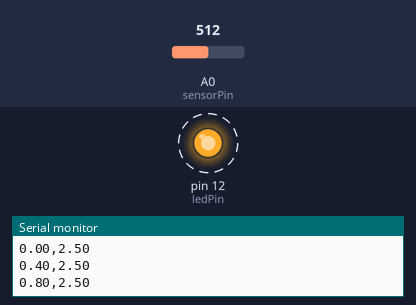
Bench run of a sketch on a simulated Arduino Uno, built with avr-gcc and run on an emulated ATmega328P. Parts: output pins drawn as LEDs (lit = HIGH), the last lines printed to the serial monitor. Dashed ring = blinking. The test bench sets the inputs (shaded band); at power-on: A0 (sensorPin) = 512.

Above: at 0.9 s.
1.3 s: A0 (sensorPin) set to 65
4.3 s: A0 (sensorPin) set to 57
At 4.3 s:
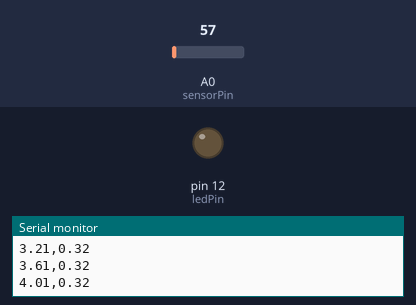
5.8 s: A0 (sensorPin) set to 122
At 6.01 s:
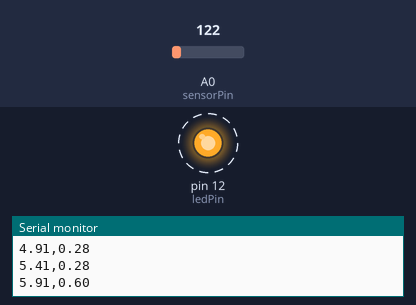
8.8 s: A0 (sensorPin) set to 0
At 9.3 s:
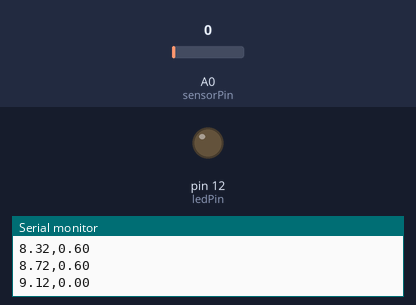
Timing chart, 0 to 11.4 s (numbered marks = the images above; inputs shaded):
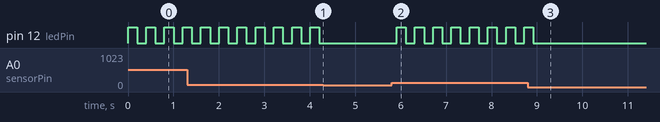

The sketch:

Catalytic_arduino.ino
```cpp
// LED alarm code Catalytic sensor
const int sensorPin = A0;
const int ledPin = 12;

unsigned long startTime;
float threshold = 0.3;  // Adjust based on data

void setup() {
  Serial.begin(115200);
  pinMode(ledPin, OUTPUT);
  startTime = millis();
}

void loop() {
  unsigned long t = millis() - startTime;
  float t_s = t / 1000.0;

  int raw = analogRead(sensorPin);
  float voltage = raw * (5.0 / 1023.0);

  Serial.print(t_s);
  Serial.print(",");
  Serial.println(voltage);

  // Hydrogen detection logic
  if (voltage > threshold) {
    // Flash LED
    digitalWrite(ledPin, HIGH);
    delay(200);
    digitalWrite(ledPin, LOW);
    delay(200);
  } else {
    // Keep LED off
    digitalWrite(ledPin, LOW);
    delay(500); // Refresh slower
  }
}
```

Measured:
- the behaviour switches between 62 and 61 on A0 (sensorPin) (found by bisection; images 0 and 1)
- after the input at 4.3 s, pin 12 (ledPin): stops changing and stays LOW
- after the input at 5.8 s, pin 12 (ledPin): alternates HIGH for 0.20 s and LOW for 0.20 s, starting after 0.11 s
- after the input at 8.8 s, pin 12 (ledPin): goes on until 8.9 s, then stays LOW
- by itself, pin 12 (ledPin): alternates HIGH for 0.20 s and LOW for 0.20 s
